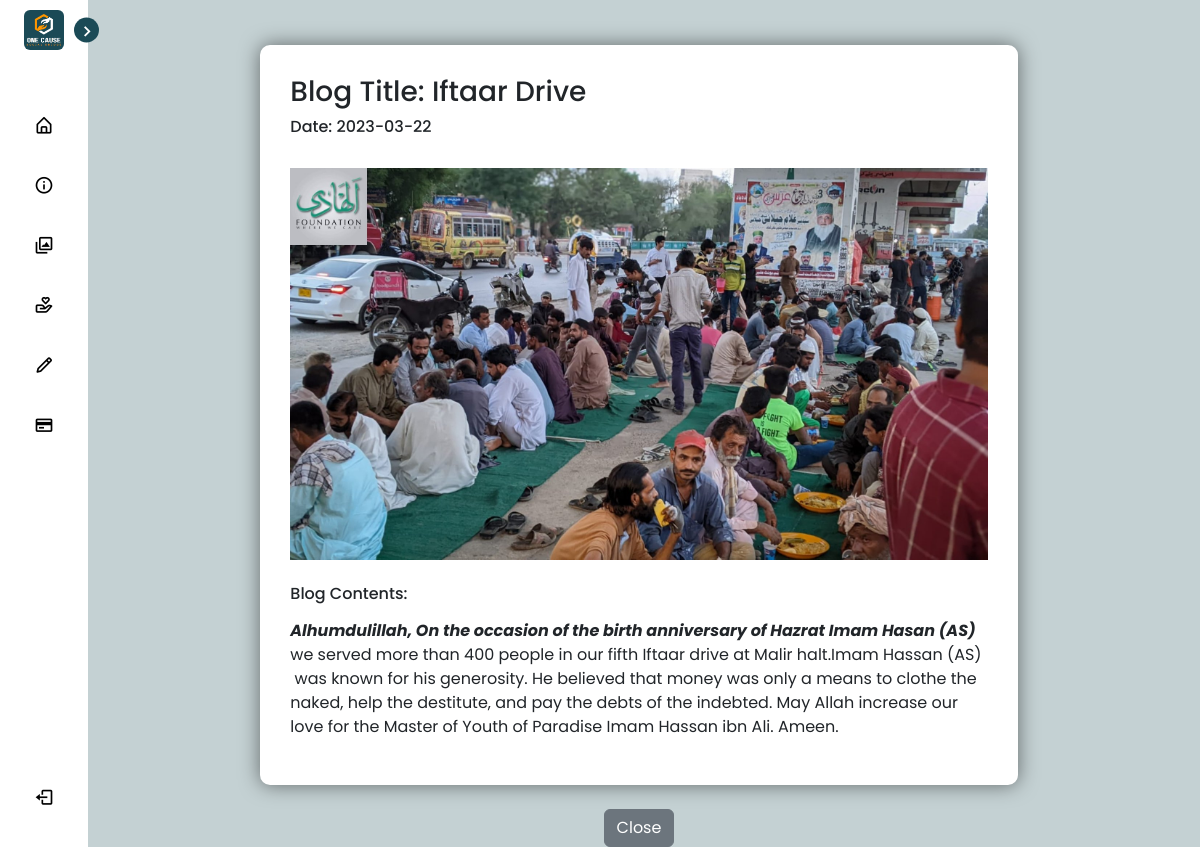
The app's page /ngo/viewblog.php?b_id=8 with its own data.
### tables this page shows
CREATE TABLE `blog` (
  `b_id` int(11) NOT NULL,
  `b_date` date NOT NULL DEFAULT current_timestamp(),
  `b_title` varchar(255) NOT NULL,
  `b_img` varchar(255) NOT NULL,
  `b_content` text NOT NULL,
  `id` int(255) NOT NULL
);

### ngo/viewblog.php (the view, shortened to what this page needs)
<?php
include('slidebar.php');
$b_id=$_GET['b_id'];
    $sql="SELECT * FROM blog where b_id='".$b_id."'";
    $result= $conn->query($sql);
    $row = $result ->fetch_assoc()
?>
<section class="home">
    <div class="blog_desc">
    <h3>Blog Title: <?php echo $row['b_title']; ?></h1>
    <h6>Date: <?php echo $row['b_date']; ?></h3><br>
    <img  src="<?php echo$row['b_img'] ?>" alt="loading..." class="b_img"><br><br>
    <h6>Blog Contents:</h6>
    <p><?php echo $row['b_content']; ?></p>
    </div><br>
    <div class="text-center">
        <a href="blog.php" class="btn btn-secondary">Close</a>
</div>
</section>

### ngo/style12.css (style rules this page uses)
* { margin: 0; padding: 0; box-sizing: border-box; font-family: 'Poppins', sans-serif; }
:root { --body-color: #C4D1D3; --sidebar-color: #FFF; --primary-color: #1B4A56; --primary-color-light: #F6F5FF; --toggle-color: #DDD; --text-color: #707070; --tran-03: all 0.2s ease; --tran-03: all 0.3s ease; --tran-04: all 0.3s ease; --tran-05: all 0.3s ease; }
body { background-color: var(--body-color); transition: var(--tran-05); }
html { background-color: var(--body-color); }
.home { position: absolute; top: 0; top: 0; left: 250px; height: 1000px; width: calc(100% - 250px); background-color: var(--body-color); transition: var(--tran-05); padding: 20px; }
.sidebar.close~.home { left: 78px; height: 100vh; width: calc(100% - 78px); }
:root { --panel-color: #FFF; --text-color: #000; --black-light-color: #707070; --border-color: #e6e5e5; --toggle-color: #DDD; --box1-color: #faaa34; --box2-color: #faaa34; --box3-color: #faaa34; --title-icon-color: #fff; --tran-05: all 0.5s ease; --tran-03: all 0.3s ease; --tran-03: all 0.2s ease; }
.blog_desc { width: 70%; margin: auto; background-color: #fff; min-height: 500px; padding: 30px; margin: 25px auto 0; box-shadow: 0px 0px 20px rgba(0, 0, 0, 0.5); border-radius: 10px; }
.blog_desc .b_img { width: 100%; height: 30%; object-fit: cover; }

### records on screen
blog: b_title "Iftaar Drive", b_date "2023-03-22", b_img (picture), b_content "Alhumdulillah, On the occasion of the birth anniversary of Hazrat Imam Hasan (AS) we served more than 400 people in our fifth Iftaar drive at Malir halt.Imam Hassan (AS) was known for his generosity. He believed that money was only a means to clothe the naked, help the destitute, and pay the debts of the indebted. May Allah increase our love for the Master of Youth of Paradise Imam Hassan ibn Ali. Ameen."
